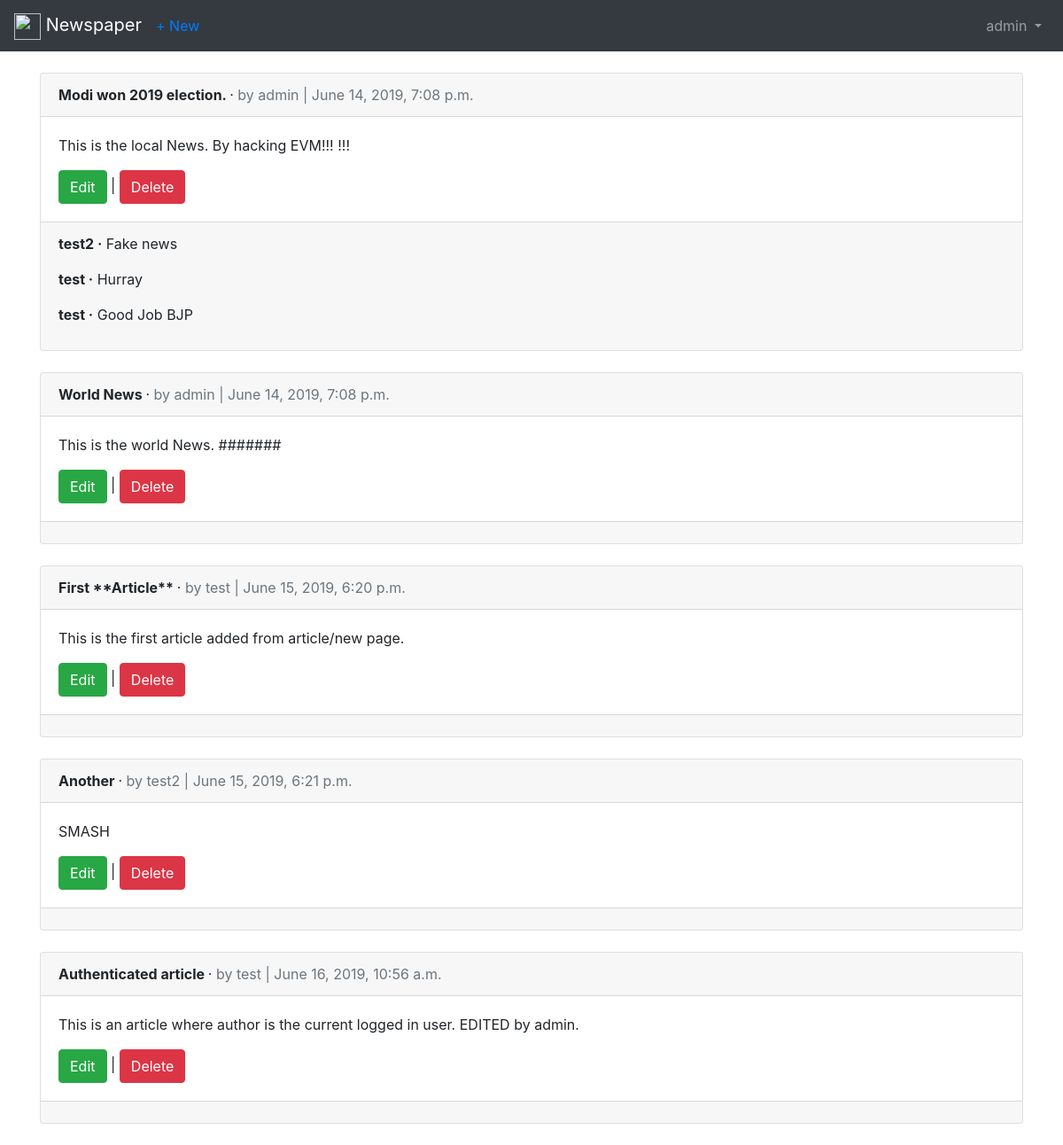
The app's page /articles/ (signed in) with its own data.
### user/models.py (models this page shows)
class CustomUser(AbstractUser):
    age = models.PositiveIntegerField(blank = True, null = True)

### articles/models.py (models this page shows, shortened)
class Article(models.Model):
    title = models.CharField(max_length = 255)
    body = models.TextField()
    date = models.DateTimeField(auto_now_add = True)
    author = models.ForeignKey(
        get_user_model(),
        on_delete = models.CASCADE,
    )

class Comment(models.Model):
    article = models.ForeignKey(
        Article,
        on_delete = models.CASCADE,
        related_name = 'comments',
    )
    comment = models.CharField(max_length = 200)
    author = models.ForeignKey(
        get_user_model(),
        on_delete = models.CASCADE,
    )
    def __str__(self):
        return self.comment

### articles/views.py (the view)
# urls.py: path('', ArticleListView.as_view(), name = 'article_list'),
class ArticleListView(ListView):
    model = Article
    template_name = 'article_list.html'

### templates/article_list.html (shortened to what this page needs)
{% extends 'base.html' %}
    {% block content %}
        {% for article in object_list %}
            <div class="card">
                <div class="card-header">
                    <span class="font-weight-bold"> {{ article.title }} </span> &middot;
                    <span class="text-muted"> by {{ article.author }} |
                        {{ article.date }}
                    </span>
                </div>
                <div class="card-body">
                    <p>{{ article.body }}</p>
                    {% if user.is_authenticated %}
                    <a href="{% url 'article_edit'  article.pk %}" class="btn btn-success">Edit</a> |
                    <a href="{% url 'article_delete' article.pk %}" class="btn btn-danger">Delete</a>
                    {% endif %}
                </div>
                <div class="card-footer">
                    {% for comment in article.comments.all %}
                    <p>
                        <span class="font-weight-bold">{{ comment.author }} &middot;</span>
                        {{ comment }}
                    </p>
                    {% endfor %}
                </div>
            </div>
            <br />
        {% endfor %}
    {% endblock content %}

### templates/base.html (shortened to what this page needs)
{% load static %}
<!DOCTYPE html>
<html lang="en">
<head>
    <link rel="stylesheet" href="https://stackpath.bootstrapcdn.com/bootstrap/4.3.1/css/bootstrap.min.css">
</head>
<body>
    <nav class="navbar navbar-expand-md navbar-dark bg-dark mb-4">
        <a class="navbar-brand" href="{% url 'home' %}">
            <img src="https://upload.wikimedia.org/wikipedia/commons/c/cf/MSN_News_icon.png" width="30" height="30"
                alt="">
            Newspaper
        </a>
        {% if user.is_authenticated %}
        <ul class="navbar-nav mr-auto">
            <li class="nav-item"><a href="{% url 'article_new' %}">+ New</a></li>
        </ul>
        {% endif %}
        <div class="collapse navbar-collapse" id="navbarCollapse">
            {% if user.is_authenticated %}
            <ul class="navbar-nav ml-auto">
                <li class="nav-item">
                    <a class="nav-link dropdown-toggle" href="#" id="userMenu" data-toggle="dropdown"
                        aria-haspopup="true" aria-expanded="false">
                        {{ user.username }}
                    </a>
                </li>
            </ul>
            {% endif %}
        </div>
    </nav>
    <div class="container">
        {% block content %}
        {% endblock content %}
    </div>
</body>
</html>

### records on screen
CustomUser: username "admin"
Article: title "Modi won 2019 election.", author "admin", date "June 14, 2019, 7:08 p.m.", body "This is the local News. By hacking EVM!!! !!!"
Comment: author "test2", comment "Fake news"
Comment: author "test", comment "Hurray"
Comment: author "test", comment "Good Job BJP"
Article: title "World News", author "admin", date "June 14, 2019, 7:08 p.m.", body "This is the world News. #######"
Article: title "First **Article**", author "test", date "June 15, 2019, 6:20 p.m.", body "This is the first article added from article/new page."
Article: title "Another", author "test2", date "June 15, 2019, 6:21 p.m.", body "SMASH"
Article: title "Authenticated article", author "test", date "June 16, 2019, 10:56 a.m.", body "This is an article where author is the current logged in user. EDITED by admin."
